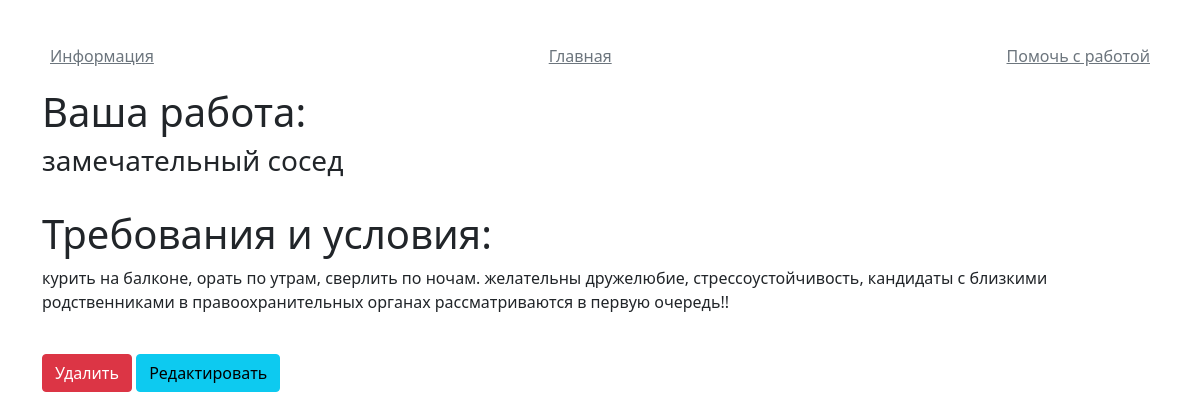
/12/details, run on the app's committed database.
### main/models.py (models this page shows, shortened)
class Job(models.Model):
    title = models.CharField('Title', max_length=50) #до 255 символов?
    task = models.TextField('Description')
    class Meta:
        verbose_name= 'Вакансия'
        verbose_name_plural = 'Вакансии'

### main/views.py (the view)
# urls.py: path('<int:pk>/details', views.Details.as_view(), name='details'),
class Details(DetailView):
    model = Job
    template_name = 'main/details.html'
    context_object_name = 'job'

### main/templates/main/details.html (shortened to what this page needs)
{% extends 'main/base.html' %}
{% block content %}
   <div class="features">
       <h1>
           Ваша работа:</h1> <h3>{{ job.title }}</h3><br>
       <h1>Требования и условия:</h1> <p>{{ job.task }}</p><br>
       <a href="{% url 'delete' job.id%}" class="btn btn-danger">Удалить</a>
       <a href="{% url 'update' job.id%}" class="btn btn-info">Редактировать</a>
   </div>
{% endblock %}

### data on the page
Job: title "замечательный сосед", task "курить на балконе, орать по утрам, сверлить по ночам. желательны дружелюбие, стрессоустойчивость, кандидаты с близкими родственниками в правоохранительных органах рассматриваются в первую очередь!!"
